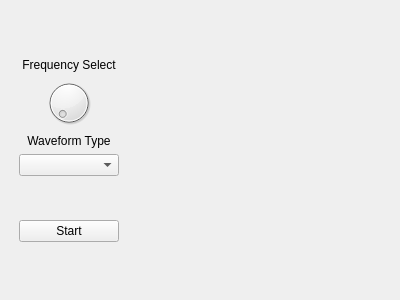
<?xml version="1.0" encoding="UTF-8"?>
<ui version="4.0">
 <class>AppWindow</class>
 <widget class="QMainWindow" name="AppWindow">
  <property name="geometry">
   <rect>
    <x>0</x>
    <y>0</y>
    <width>400</width>
    <height>300</height>
   </rect>
  </property>
  <property name="sizePolicy">
   <sizepolicy hsizetype="Expanding" vsizetype="Expanding">
    <horstretch>0</horstretch>
    <verstretch>0</verstretch>
   </sizepolicy>
  </property>
  <property name="windowTitle">
   <string>Application Example</string>
  </property>
  <widget class="QWidget" name="cantral">
   <property name="sizePolicy">
    <sizepolicy hsizetype="Expanding" vsizetype="Expanding">
     <horstretch>0</horstretch>
     <verstretch>0</verstretch>
    </sizepolicy>
   </property>
   <layout class="QHBoxLayout" name="horizontalLayout">
    <item>
     <layout class="QVBoxLayout" name="verticalLayout_2">
      <property name="leftMargin">
       <number>10</number>
      </property>
      <property name="topMargin">
       <number>10</number>
      </property>
      <property name="rightMargin">
       <number>10</number>
      </property>
      <property name="bottomMargin">
       <number>10</number>
      </property>
      <item>
       <spacer name="verticalSpacer_2">
        <property name="orientation">
         <enum>Qt::Vertical</enum>
        </property>
        <property name="sizeHint" stdset="0">
         <size>
          <width>20</width>
          <height>40</height>
         </size>
        </property>
       </spacer>
      </item>
      <item>
       <widget class="QLabel" name="frequency_dial_label">
        <property name="text">
         <string>Frequency Select</string>
        </property>
        <property name="alignment">
         <set>Qt::AlignCenter</set>
        </property>
       </widget>
      </item>
      <item>
       <widget class="QDial" name="ez_frequency_dial">
        <property name="sizePolicy">
         <sizepolicy hsizetype="Preferred" vsizetype="Fixed">
          <horstretch>0</horstretch>
          <verstretch>0</verstretch>
         </sizepolicy>
        </property>
        <property name="maximumSize">
         <size>
          <width>16777215</width>
          <height>50</height>
         </size>
        </property>
        <property name="baseSize">
         <size>
          <width>0</width>
          <height>0</height>
         </size>
        </property>
        <property name="value">
         <number>0</number>
        </property>
       </widget>
      </item>
      <item>
       <widget class="QLabel" name="waveform_type_label">
        <property name="text">
         <string>Waveform Type</string>
        </property>
        <property name="alignment">
         <set>Qt::AlignCenter</set>
        </property>
       </widget>
      </item>
      <item>
       <widget class="QComboBox" name="ez_waveform_type"/>
      </item>
      <item>
       <spacer name="verticalSpacer_3">
        <property name="orientation">
         <enum>Qt::Vertical</enum>
        </property>
        <property name="sizeHint" stdset="0">
         <size>
          <width>20</width>
          <height>40</height>
         </size>
        </property>
       </spacer>
      </item>
      <item>
       <widget class="QPushButton" name="ez_start_btn">
        <property name="sizePolicy">
         <sizepolicy hsizetype="Preferred" vsizetype="Fixed">
          <horstretch>0</horstretch>
          <verstretch>0</verstretch>
         </sizepolicy>
        </property>
        <property name="text">
         <string>Start</string>
        </property>
       </widget>
      </item>
      <item>
       <spacer name="verticalSpacer">
        <property name="orientation">
         <enum>Qt::Vertical</enum>
        </property>
        <property name="sizeHint" stdset="0">
         <size>
          <width>20</width>
          <height>40</height>
         </size>
        </property>
       </spacer>
      </item>
     </layout>
    </item>
    <item>
     <layout class="QVBoxLayout" name="verticalLayout">
      <item>
       <widget class="QWidget" name="ez_ts_plot" native="true">
        <property name="sizePolicy">
         <sizepolicy hsizetype="Expanding" vsizetype="Expanding">
          <horstretch>0</horstretch>
          <verstretch>0</verstretch>
         </sizepolicy>
        </property>
       </widget>
      </item>
      <item>
       <widget class="QWidget" name="ez_fs_plot" native="true">
        <property name="sizePolicy">
         <sizepolicy hsizetype="Expanding" vsizetype="Expanding">
          <horstretch>0</horstretch>
          <verstretch>0</verstretch>
         </sizepolicy>
        </property>
       </widget>
      </item>
     </layout>
    </item>
   </layout>
  </widget>
 </widget>
 <resources/>
 <connections/>
</ui>
